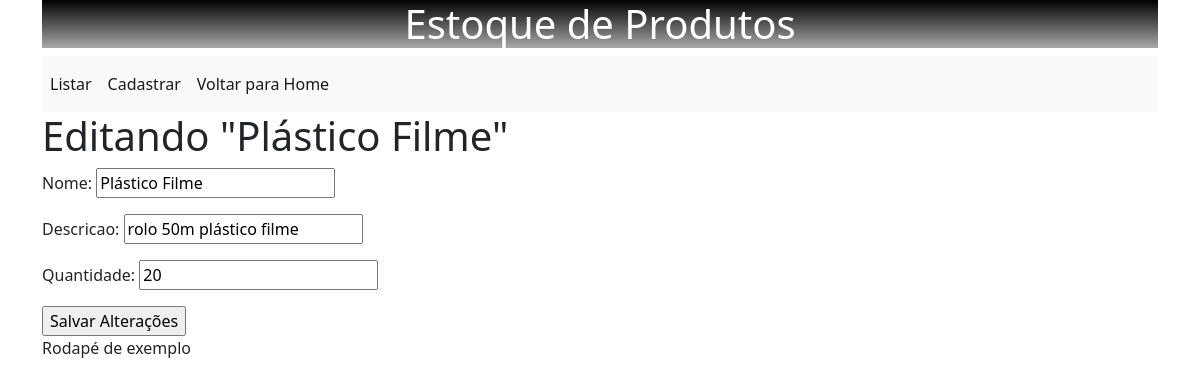
/produtos/atualizar/6, run on the app's committed database.
### produtos/models.py (models this page shows, shortened)
class Produtos(models.Model):
    nome = models.CharField(max_length=200)
    descricao = models.CharField(max_length=400)
    quantidade = models.IntegerField()
    data_cadastro = models.DateTimeField(auto_now_add=True)

### produtos/views.py (the view)
# urls.py: path('atualizar/<int:id>', views.atualizar, name='atualizar'),
def atualizar(request, id):
    novo = get_object_or_404(Produtos, pk=id)
    form = ProdForm(instance=novo)
    if(request.method == 'POST'):
        form = ProdForm(request.POST, instance = novo)
        if(form.is_valid()):
            novo.save()
            return redirect('/')
        else:
            return render(request, "produtos/atualizar.html", {'form':form, 'novo': novo})
    else:
        return render(request, "produtos/atualizar.html", {'form':form, 'novo': novo})

### produtos/form.py
class ProdForm(ModelForm):
    class Meta:
        model = Produtos
        fields = ['nome', 'descricao', 'quantidade']

### produtos/templates/produtos/atualizar.html (shortened to what this page needs)
{% extends 'produtos/base.html' %}
{% block content %}
<h1>Editando "{{novo.nome}}"</h1>
<form method="POST">
        <fieldset>
            {{ form.as_p}}
                <input type="submit" name="atualizar"  value="Salvar Alterações">
        </fieldset>
</form>
{% endblock content %}

### data on the page
Produtos: nome "Plástico Filme", descricao "rolo 50m plástico filme", quantidade "20"
